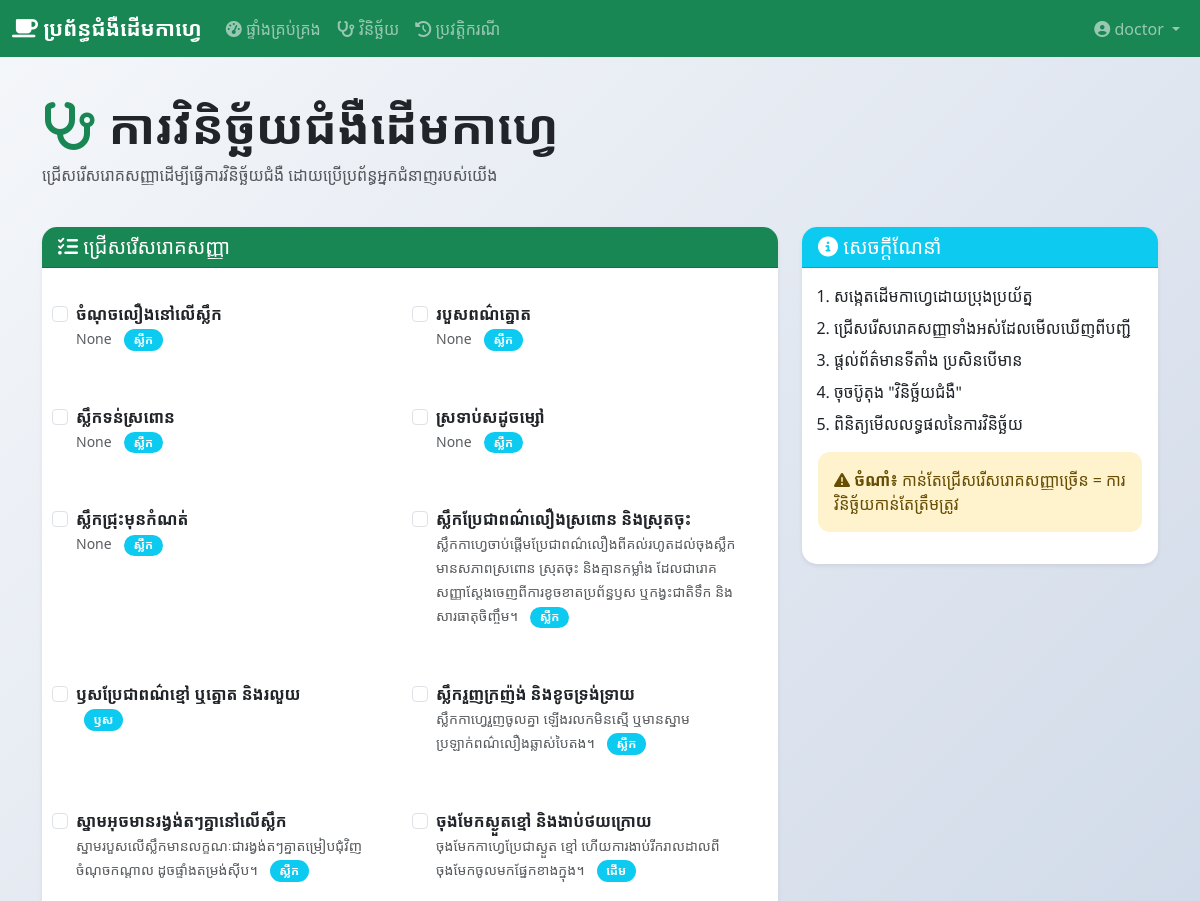
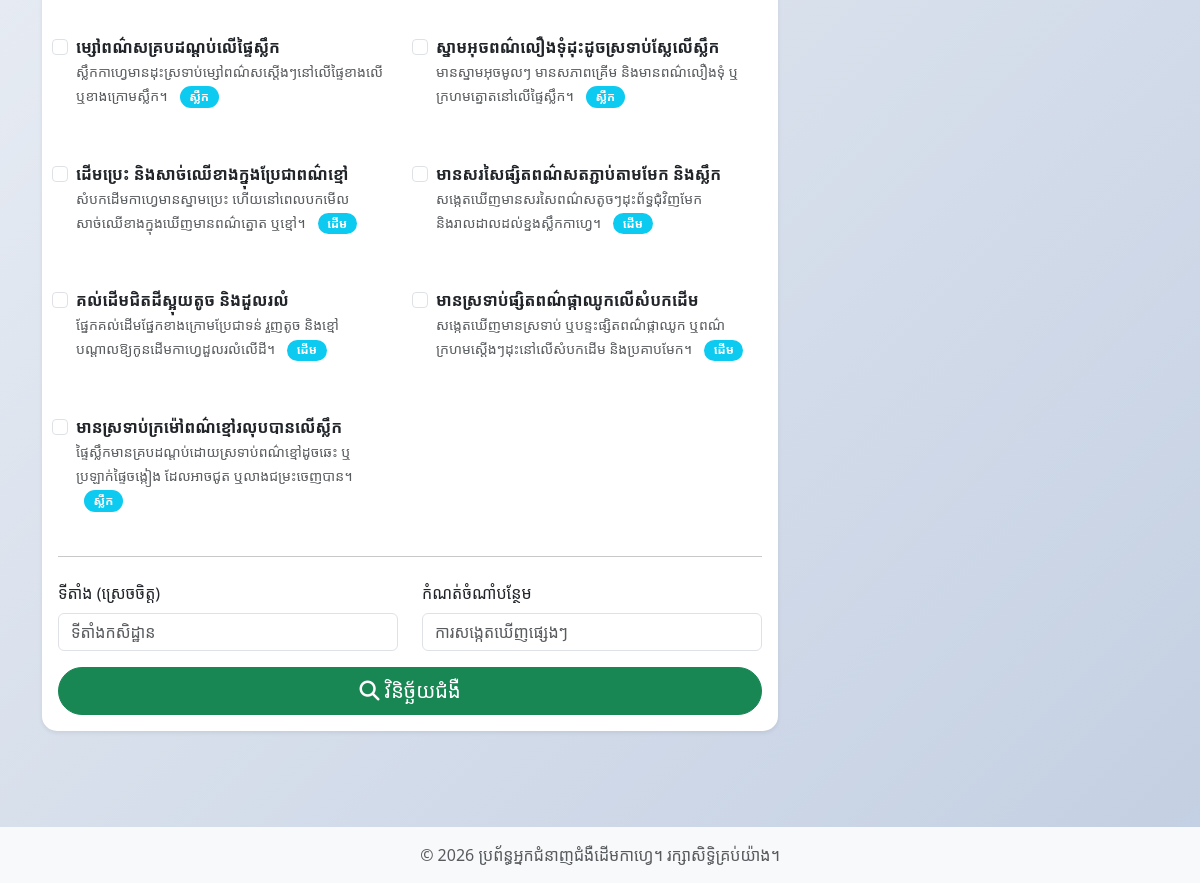
The page /diagnosis/diagnose (signed in) on the database its author committed (2 pictures, top to bottom).
### models/user.py (models this page shows, shortened)
class User(UserMixin, db.Model):
    __tablename__ = 'users'
    id = db.Column(db.Integer, primary_key=True)
    username = db.Column(db.String(80), unique=True, nullable=False)
    email = db.Column(db.String(120), unique=True, nullable=False)
    password_hash = db.Column(db.String(255), nullable=False)
    full_name = db.Column(db.String(100))
    role = db.Column(db.String(20), default='user')
    created_at = db.Column(db.DateTime, default=datetime.utcnow)
    diagnosis_cases = db.relationship('DiagnosisCase', backref='user', lazy=True)

### models/symptom.py (models this page shows, shortened)
class Symptom(db.Model):
    __tablename__ = 'symptoms'
    id = db.Column(db.Integer, primary_key=True)
    code = db.Column(db.String(10), unique=True, nullable=False)
    name = db.Column(db.String(100), nullable=False)
    description = db.Column(db.Text)
    category = db.Column(db.String(50))
    created_at = db.Column(db.DateTime, default=datetime.utcnow)

### routes/diagnosis.py (the view, shortened to what this page needs)
@diagnosis_bp.route('/diagnose', methods=['GET', 'POST'])
@login_required
def diagnose():
    if request.method == 'GET':
        symptoms = Symptom.query.all()
        return render_template('diagnosis.html', symptoms=symptoms)

### models/__init__.py (called while the page is built)
def init_app(app):
    db.init_app(app)
    login_manager.init_app(app)
    login_manager.login_view = 'auth.login'
    from models.user import User
    @login_manager.user_loader
    def load_user(user_id):
        return User.query.get(int(user_id))

### templates/diagnosis.html (shortened to what this page needs)
{% extends "base.html" %}
{% block content %}
<div class="container">
    <div class="row mb-4">
        <div class="col-12">
            <h1 class="display-5 fw-bold">
                <i class="fas fa-stethoscope text-success"></i> ការវិនិច្ឆ័យជំងឺដើមកាហ្វេ
            </h1>
            <p class="text-muted">ជ្រើសរើសរោគសញ្ញាដើម្បីធ្វើការវិនិច្ឆ័យជំងឺ ដោយប្រើប្រព័ន្ធអ្នកជំនាញរបស់យើង</p>
        </div>
    </div>
    <div class="row">
        <div class="col-lg-8">
            <div class="card border-0 shadow-sm mb-4">
                <div class="card-header bg-success text-white">
                    <h5 class="mb-0"><i class="fas fa-list-check"></i> ជ្រើសរើសរោគសញ្ញា</h5>
                </div>
                <div class="card-body">
                    <form id="diagnosisForm">
                        <div class="row g-3">
                            {% for symptom in symptoms %}
                            <div class="col-md-6">
                                <div class="form-check symptom-checkbox">
                                    <input class="form-check-input" type="checkbox"
                                           name="symptoms[]" value="{{ symptom.id }}"
                                           id="symptom{{ symptom.id }}">
                                    <label class="form-check-label" for="symptom{{ symptom.id }}">
                                        <strong>{{ symptom.name }}</strong>
                                        <br><small class="text-muted">{{ symptom.description }}</small>
                                        <span class="badge bg-info ms-2">{{ symptom.category|category_km }}</span>
                                    </label>
                                </div>
                            </div>
                            {% endfor %}
                        </div>
                        <hr class="my-4">
                        <div class="row">
                            <div class="col-md-6 mb-3">
                                <label for="location" class="form-label">ទីតាំង (ស្រេចចិត្ត)</label>
                                <input type="text" class="form-control" id="location" name="location"
                                       placeholder="ទីតាំងកសិដ្ឋាន">
                            </div>
                            <div class="col-md-6 mb-3">
                                <label for="notes" class="form-label">កំណត់ចំណាំបន្ថែម</label>
                                <input type="text" class="form-control" id="notes" name="notes"
                                       placeholder="ការសង្កេតឃើញផ្សេងៗ">
                            </div>
                        </div>
                        <button type="submit" class="btn btn-success btn-lg w-100">
                            <i class="fas fa-search"></i> វិនិច្ឆ័យជំងឺ
                        </button>
                    </form>
                </div>
            </div>
        </div>
        <div class="col-lg-4">
            <div class="card border-0 shadow-sm mb-4">
                <div class="card-header bg-info text-white">
                    <h5 class="mb-0"><i class="fas fa-info-circle"></i> សេចក្តីណែនាំ</h5>
                </div>
                <div class="card-body">
                    <ol class="ps-3">
                        <li class="mb-2">សង្កេតដើមកាហ្វេដោយប្រុងប្រយ័ត្ន</li>
                        <li class="mb-2">ជ្រើសរើសរោគសញ្ញាទាំងអស់ដែលមើលឃើញពីបញ្ជី</li>
                        <li class="mb-2">ផ្តល់ព័ត៌មានទីតាំង ប្រសិនបើមាន</li>
                        <li class="mb-2">ចុចប៊ូតុង "វិនិច្ឆ័យជំងឺ"</li>
                        <li class="mb-2">ពិនិត្យមើលលទ្ធផលនៃការវិនិច្ឆ័យ</li>
                    </ol>
                    <div class="alert alert-warning mt-3">
                        <i class="fas fa-exclamation-triangle"></i>
                        <strong>ចំណាំ៖</strong> កាន់តែជ្រើសរើសរោគសញ្ញាច្រើន = ការវិនិច្ឆ័យកាន់តែត្រឹមត្រូវ
                    </div>
                </div>
            </div>
        </div>
    </div>
</div>
{% endblock %}

### templates/base.html (shortened to what this page needs)
<!DOCTYPE html>
<html lang="km">
<head>
    <link href="https://cdn.jsdelivr.net/npm/bootstrap@5.3.0/dist/css/bootstrap.min.css" rel="stylesheet">
    <link rel="stylesheet" href="https://cdnjs.cloudflare.com/ajax/libs/font-awesome/6.4.0/css/all.min.css">
    <link rel="stylesheet" href="{{ url_for('static', filename='css/style.css') }}">
</head>
<body>
    {% if current_user.is_authenticated %}
    <nav class="navbar navbar-expand-lg navbar-dark bg-success">
        <div class="container-fluid">
            <a class="navbar-brand" href="{{ url_for('diagnosis.dashboard') }}">
                <i class="fas fa-coffee"></i> ប្រព័ន្ធជំងឺដើមកាហ្វេ
            </a>
            <div class="collapse navbar-collapse" id="navbarNav">
                <ul class="navbar-nav me-auto">
                    <li class="nav-item">
                        <a class="nav-link" href="{{ url_for('diagnosis.dashboard') }}">
                            <i class="fas fa-tachometer-alt"></i> ផ្ទាំងគ្រប់គ្រង
                        </a>
                    </li>
                    <li class="nav-item">
                        <a class="nav-link" href="{{ url_for('diagnosis.diagnose') }}">
                            <i class="fas fa-stethoscope"></i> វិនិច្ឆ័យ
                        </a>
                    </li>
                    <li class="nav-item">
                        <a class="nav-link" href="{{ url_for('cases.index') }}">
                            <i class="fas fa-history"></i> ប្រវត្តិករណី
                        </a>
                    </li>
                </ul>
                <ul class="navbar-nav">
                    <li class="nav-item dropdown">
                        <a class="nav-link dropdown-toggle" href="#" id="userDropdown" role="button" data-bs-toggle="dropdown">
                            <i class="fas fa-user-circle"></i> {{ current_user.username }}
                        </a>
                    </li>
                </ul>
            </div>
        </div>
    </nav>
    {% endif %}
    <main class="container-fluid py-4">
        {% block content %}{% endblock %}
    </main>
    <footer class="bg-light text-center text-muted py-3 mt-5">
        <div class="container">
            <p class="mb-0">&copy; 2026 ប្រព័ន្ធអ្នកជំនាញជំងឺដើមកាហ្វេ។ រក្សាសិទ្ធិគ្រប់យ៉ាង។</p>
        </div>
    </footer>
</body>
</html>

### static/css/style.css (style rules this page uses)
:root { --primary-green: #28a745; --success-green: #20c997; --warning-orange: #fd7e14; --danger-red: #dc3545; --coffee-brown: #6f4e37; }
body { background: linear-gradient(135deg, #f5f7fa 0%, #c3cfe2 100%); min-height: 100vh; font-family: 'Noto Sans Khmer', 'Segoe UI', Tahoma, Geneva, Verdana, sans-serif; }
.symptom-checkbox { padding: 1rem; border-radius: 10px; transition: all 0.2s ease; border: 2px solid transparent; }
.navbar-brand { font-weight: 700; font-size: 1.3rem; }
.card { border-radius: 15px; box-shadow: 0 5px 20px rgba(0,0,0,0.08); border: none; }
.card-header { border-radius: 15px 15px 0 0 !important; font-weight: 600; }
.btn { border-radius: 25px; padding: 0.5rem 1.5rem; font-weight: 500; transition: all 0.3s ease; }
.badge { border-radius: 12px; padding: 0.4em 0.8em; }
.alert { border-radius: 12px; border: none; }

### rows shown on the page
User: username "doctor"
Symptom: name "ចំណុចលឿងនៅលើស្លឹក", description "None", category|category_km "ស្លឹក"
Symptom: name "របួសពណ៌ត្នោត", description "None", category|category_km "ស្លឹក"
Symptom: name "ស្លឹកទន់ស្រពោន", description "None", category|category_km "ស្លឹក"
Symptom: name "ស្រទាប់សដូចម្សៅ", description "None", category|category_km "ស្លឹក"
Symptom: name "ស្លឹកជ្រុះមុនកំណត់", description "None", category|category_km "ស្លឹក"
Symptom: name "ស្លឹកប្រែជាពណ៌លឿងស្រពោន និងស្រុតចុះ", description "ស្លឹកកាហ្វេចាប់ផ្តើមប្រែជាពណ៌លឿងពីគល់រហូតដល់ចុងស្លឹក មានសភាពស្រពោន ស្រុតចុះ និងគ្មានកម្លាំង ដែលជារោគសញ្ញាស្តែងចេញពីការខូចខាតប្រព័ន្ធឫស ឬកង្វះជាតិទឹក និងសារធាតុចិញ្ចឹម។", category|category_km "ស្លឹក"
Symptom: name "ឫសប្រែជាពណ៌ខ្មៅ ឬត្នោត និងរលួយ", category|category_km "ឫស"
Symptom: name "ស្លឹករួញក្រញ៉ង់ និងខូចទ្រង់ទ្រាយ", description "ស្លឹកកាហ្វេរួញចូលគ្នា ឡើងរលកមិនស្មើ ឬមានស្នាមប្រឡាក់ពណ៌លឿងឆ្លាស់បៃតង។", category|category_km "ស្លឹក"
Symptom: name "ស្នាមអុចមានរង្វង់តៗគ្នានៅលើស្លឹក", description "ស្នាមរបួសលើស្លឹកមានលក្ខណៈជារង្វង់តៗគ្នាតម្រៀបជុំវិញចំណុចកណ្តាល ដូចផ្ទាំងតម្រង់ស៊ីប។", category|category_km "ស្លឹក"
Symptom: name "ចុងមែកស្ងួតខ្មៅ និងងាប់ថយក្រោយ", description "ចុងមែកកាហ្វេប្រែជាស្ងួត ខ្មៅ ហើយការងាប់រីករាលដាលពីចុងមែកចូលមកផ្នែកខាងក្នុង។", category|category_km "ដើម"
Symptom: name "ម្សៅពណ៌សគ្របដណ្តប់លើផ្ទៃស្លឹក", description "ស្លឹកកាហ្វេមានដុះស្រទាប់ម្សៅពណ៌សស្តើងៗនៅលើផ្ទៃខាងលើ ឬខាងក្រោមស្លឹក។", category|category_km "ស្លឹក"
Symptom: name "ស្នាមអុចពណ៌លឿងទុំដុះដូចស្រទាប់ស្លែលើស្លឹក", description "មានស្នាមអុចមូលៗ មានសភាពគ្រើម និងមានពណ៌លឿងទុំ ឬក្រហមត្នោតនៅលើផ្ទៃស្លឹក។", category|category_km "ស្លឹក"
Symptom: name "ដើមប្រេះ និងសាច់ឈើខាងក្នុងប្រែជាពណ៌ខ្មៅ", description "សំបកដើមកាហ្វេមានស្នាមប្រេះ ហើយនៅពេលបកមើលសាច់ឈើខាងក្នុងឃើញមានពណ៌ត្នោត ឬខ្មៅ។", category|category_km "ដើម"
Symptom: name "មានសរសៃផ្សិតពណ៌សតភ្ជាប់តាមមែក និងស្លឹក", description "សង្កេតឃើញមានសរសៃពណ៌សតូចៗដុះព័ទ្ធជុំវិញមែក និងរាលដាលដល់ខ្នងស្លឹកកាហ្វេ។", category|category_km "ដើម"
Symptom: name "គល់ដើមជិតដីស្អុយតូច និងដួលរលំ", description "ផ្នែកគល់ដើមផ្នែកខាងក្រោមប្រែជាទន់ រួញតូច និងខ្មៅ បណ្តាលឱ្យកូនដើមកាហ្វេដួលរលំលើដី។", category|category_km "ដើម"
Symptom: name "មានស្រទាប់ផ្សិតពណ៌ផ្កាឈូកលើសំបកដើម", description "សង្កេតឃើញមានស្រទាប់ ឬបន្ទះផ្សិតពណ៌ផ្កាឈូក ឬពណ៌ក្រហមស្តើងៗដុះនៅលើសំបកដើម និងប្រគាបមែក។", category|category_km "ដើម"
Symptom: name "មានស្រទាប់ក្រម៉ៅពណ៌ខ្មៅរលុបបានលើស្លឹក", description "ផ្ទៃស្លឹកមានគ្របដណ្តប់ដោយស្រទាប់ពណ៌ខ្មៅដូចឆេះ ឬប្រឡាក់ផ្ទៃចង្កៀង ដែលអាចជូត ឬលាងជម្រះចេញបាន។", category|category_km "ស្លឹក"
